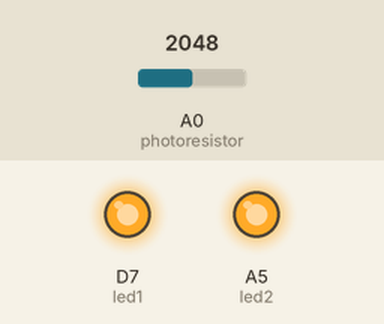
This sketch was run on a simulated Particle Photon. Parts: output pins drawn as LEDs (lit = HIGH). Inputs (shaded band) come from the test bench; at power-on: A0 (photoresistor) = 2048.

Above: at 1.5 s.
At 16.5 s:
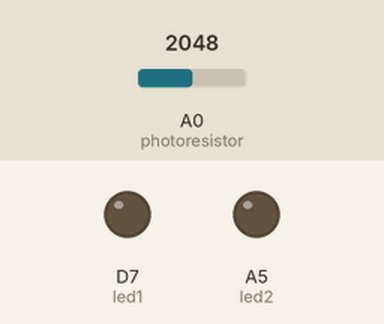
Timing chart, 0 to 39.0 s (numbered marks = the images above):
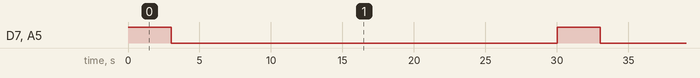

Measured:
- by itself, D7 (led1), A5 (led2): alternates HIGH for 3.0 s and LOW for 27.0 s

The sketch:

Ligh_Sensor_Webhook_Test_1.0.ino
```cpp
int led1 = D7; // The on-board LED
int led2 = A5; // The Red LED

// Variable Assignments for the Photoresistor
int photoresistor = A0;
int analog_value;

void setup()
{
    pinMode(led1, OUTPUT);
    pinMode(led2, OUTPUT);
    pinMode(photoresistor, INPUT);
}

void loop()
{
    // Turn ON the LEDs
    digitalWrite(led1, HIGH);
    digitalWrite(led2, HIGH);


    // Read and Publish the Information from the Photoresistor
    analog_value = analogRead(photoresistor);
    String light = String(analog_value);
    Particle.publish("light",light, PRIVATE);

    delay(3000);

    // Turn OFF the LED
    digitalWrite(led1, LOW);
    digitalWrite(led2, LOW);

    delay(27000);
}
```
